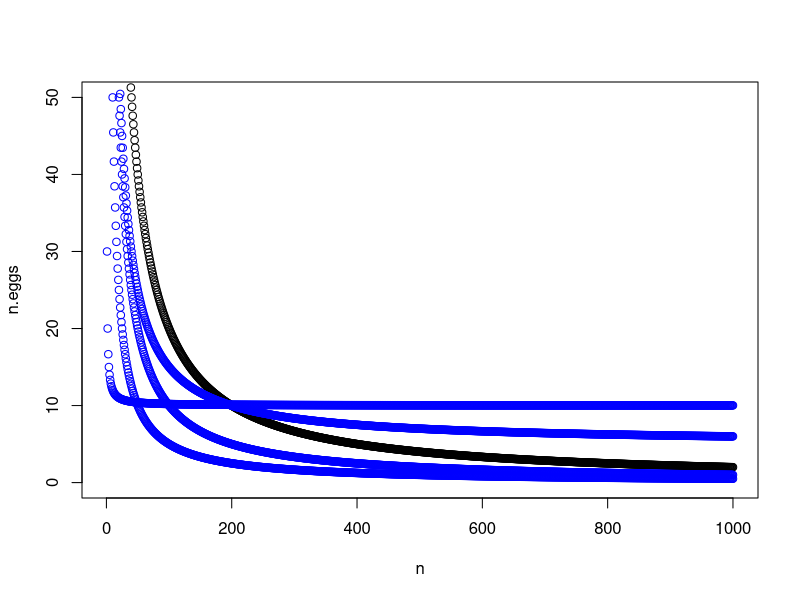
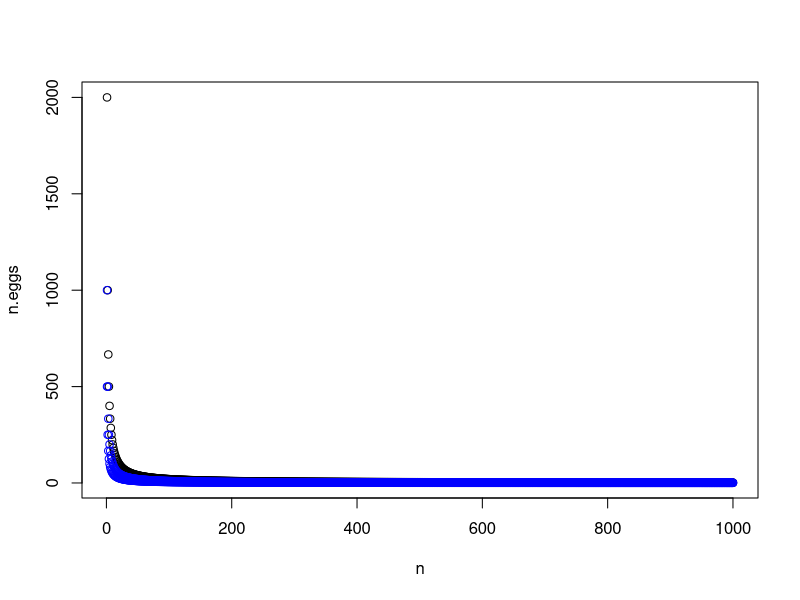
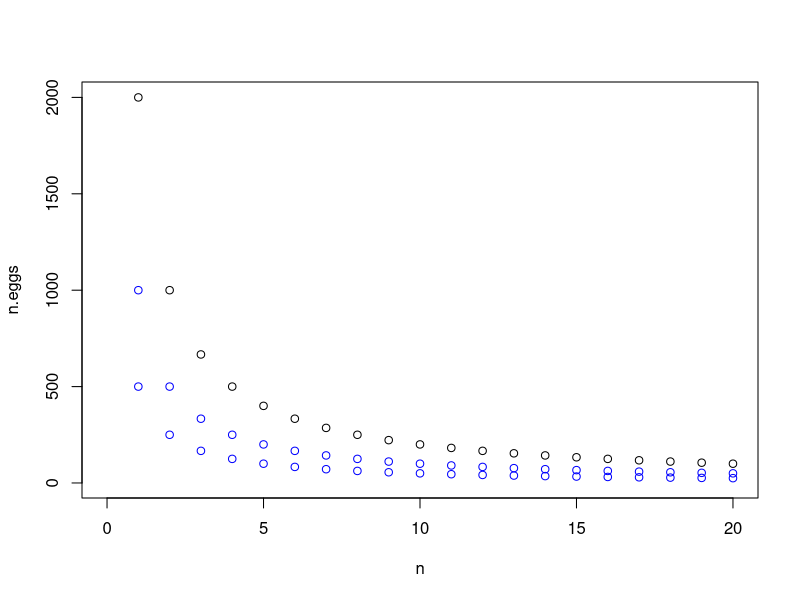

Generate these figures, in order, with R:
K = 1000
n = 1:1000

n.eggs <- K/(n/2)

plot(n, n.eggs, ylim = c(0, 50))
points(n, n.eggs*.5, col = "blue") #Dont delete, 0.5 == egg.multipler, 
points(n, n.eggs*.25, col = "blue")
points(n, (n.eggs*.01)+10, col = "blue") #Don't delete +10 == egg.addition

points(n, (n.eggs*.5)+5, col = "blue") #Don't delete +10 == egg.addition


plot(n, n.eggs)
points(n, n.eggs*.5, col = "blue")
points(n, n.eggs*.25, col = "blue")


plot(n, n.eggs, xlim = c(0, 20))
points(n, n.eggs*.5, col = "blue")
points(n, n.eggs*.25, col = "blue")
